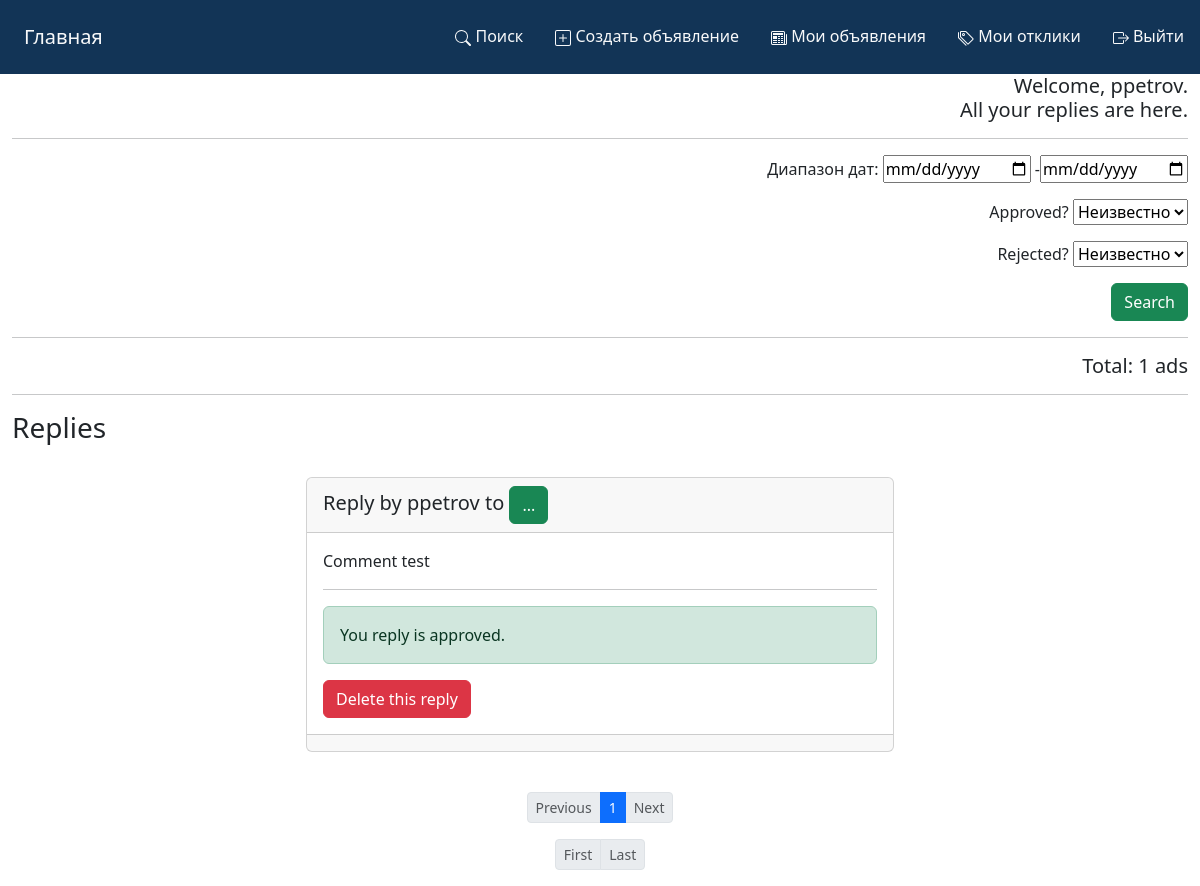
The app's page /profile_repls/2/ (signed in) with its own data.
### MessageBoard/models.py (models this page shows, shortened)
class Comment(models.Model):
    id = models.AutoField(
        primary_key=True,
    )
    author = models.ForeignKey(
        User,
        verbose_name='Автор отклика',
        related_name='Author_Comment',
        on_delete=models.CASCADE,
    )
    advertisement = models.ForeignKey(
        Advertisement,
        verbose_name='Объявление',
        related_name='Advertisement_Comment',
        on_delete=models.CASCADE,
    )
    text = models.TextField(
        verbose_name='Текст отклика',
        blank=True,
        default='',
    )
    is_approved = models.BooleanField(
        verbose_name='Одобрено',
        default=False,
    )
    is_rejected = models.BooleanField(
        verbose_name='Отклонен',
        default=False,
    )
    create_date = models.DateTimeField(
        verbose_name='Дата создания отклика',
        auto_now_add=True,
        null=True,
    )
    class Meta:
        ordering = 'text',
        verbose_name = 'Отклик'
        verbose_name_plural = 'Отклики'
        managed = True

### MessageBoard/views.py (the view)
# urls.py: path('profile_repls/<int:pk>/', ProfileRepliesView.as_view(), name='profile_repls'),
class ProfileRepliesView(ListView):
    template_name = 'advertisement/profile_repls.html'
    ordering = '-create_date'
    context_object_name = 'profile_repls'
    paginate_by = 2
    paginate_orphans = 1
    def get_context_data(self, **kwargs):
        context = super().get_context_data(**kwargs)
        context['filterset'] = self.filterset
        context['querydict'] = self.request.GET.dict()
        return context
    def get_queryset(self):
        queryset = Comment.objects.filter(author=self.request.user)
        self.filterset = ProfileReplyFilter(self.request.GET, queryset)
        return self.filterset.qs

### MessageBoard/templatetags/AdsBoard_filters.py (called while the page is built)
@register.filter
def listing(number: int) -> list:
    pagination_list = []
    for n in range(number):
        pagination_list.append(n + 1)
    return pagination_list

### MessageBoard/templatetags/AdsBoard_tags.py (called while the page is built)
@register.simple_tag(takes_context=True)
def url_replace(context, **kwargs):
    context_copy = context['request'].GET.copy()
    for key, value in kwargs.items():
        context_copy[key] = value
    return context_copy.urlencode()

### MessageBoard/templates/advertisement/profile_repls.html (shortened to what this page needs)
{% extends 'base.html' %}
{% load AdsBoard_filters %}
{% load AdsBoard_tags %}
{% block content %}
<h5 align="right">
    Welcome, {{ request.user }}.
    <br>
    All your replies are here.
</h5>
<hr>
<form action="" method="get" align="right">
    {{ filterset.form.as_p }}
    <button class="btn btn-success" type="submit">Search</button>
</form>
<hr>
<h5 align="right">
    Total: {{ page_obj.paginator.count }} ads
</h5>
<hr>
{% for repl in profile_repls %}
<h3>
    Replies
</h3>
<br>
<div class="card mb-3 mx-auto" style="width: 50%">
    <h5 class="card-header">
        Reply by {{ repl.author }} to
        <a href="{% url 'ad_detail' pk=repl.adv.id %}" class="btn btn-success">
            {{ repl.adv.title|truncatechars:15 }}...
        </a>
    </h5>
    <div class="card-body">
        <p class="card-text">
            {{ repl.text }}
        </p>
        {% if repl.author == request.user %}
        <hr>
        {% if repl.is_approved %}
        <div class="alert alert-success" role="alert">
            You reply is approved.
        </div>
        {% elif repl.is_rejected %}
        <div class="alert alert-danger" role="alert">
            You reply is rejected.
        </div>
        {% else %}
        <div class="alert alert-secondary" role="alert">
            You reply is in neutral status yet.
        </div>
        {% endif %}
        <a href="{% url 'repl_del_ask' pk=repl.adv.id repl_pk=repl.id %}" class="btn btn-danger">
            Delete this reply
        </a>
        {% endif %}
    </div>
    <div class="card-footer text-muted">
    </div>
</div>
{% empty %}
<h3>
    You have no replies
</h3>
{% endfor %}
<br>
<nav aria-label="Page navigation example">
    <ul class="pagination pagination-sm justify-content-center">
        {% if page_obj.has_previous %}
        <li class="page-item">
            <a class="page-link" href="?{% url_replace page=page_obj.previous_page_number %}">
                Previous
            </a>
        </li>
        {% else %}
        <li class="page-item disabled">
            <a class="page-link" href="#">
                Previous
            </a>
        </li>
        {% endif %}
        {% if page_obj.paginator.num_pages <= 5 %}
        {% for page_num in page_obj.paginator.num_pages|listing %}
        {% if page_num == page_obj.number %}
        <li class="page-item active" aria-current="page">
            <a class="page-link" href="?{% url_replace page=page_num %}">
                {{ page_num }}
            </a>
        </li>
        {% else %}
        <li class="page-item">
            <a class="page-link" href="?{% url_replace page=page_num %}">
                {{ page_num }}
            </a>
        </li>
        {% endif %}
        {% endfor %}
        {% endif %}
        {% if page_obj.has_next %}
        <li class="page-item">
            <a class="page-link" href="?{% url_replace page=page_obj.next_page_number %}">
                Next
            </a>
        </li>
        {% else %}
        <li class="page-item disabled">
            <a class="page-link" href="#">
                Next
            </a>
        </li>
        {% endif %}
    </ul>
</nav>
<nav aria-label="Page navigation example">
    <ul class="pagination pagination-sm justify-content-center">
        {% if page_obj.has_previous %}
        <li class="page-item">
            <a class="page-link" href="?{% url_replace page=1 %}">
                First
            </a>
        </li>
        {% else %}
        <li class="page-item disabled">
            <a class="page-link" href="#">
                First
            </a>
        </li>
        {% endif %}
        {% if page_obj.has_next %}
        <li class="page-item">
            <a class="page-link" href="?{% url_replace page=page_obj.paginator.num_pages %}">
                Last
            </a>
        </li>
        {% else %}
        <li class="page-item disabled">
            <a class="page-link" href="#">
                Last
            </a>
        </li>
        {% endif %}
    </ul>
</nav>
{% endblock content %}

### records on screen
Comment: author "ppetrov", text "Comment test", is_approved "You reply is approved.", shows "Delete this reply"

### other values on screen
{{ request.user }} "ppetrov"
{{ page_obj.paginator.count }} "1"
{{ page_num }} "1"
